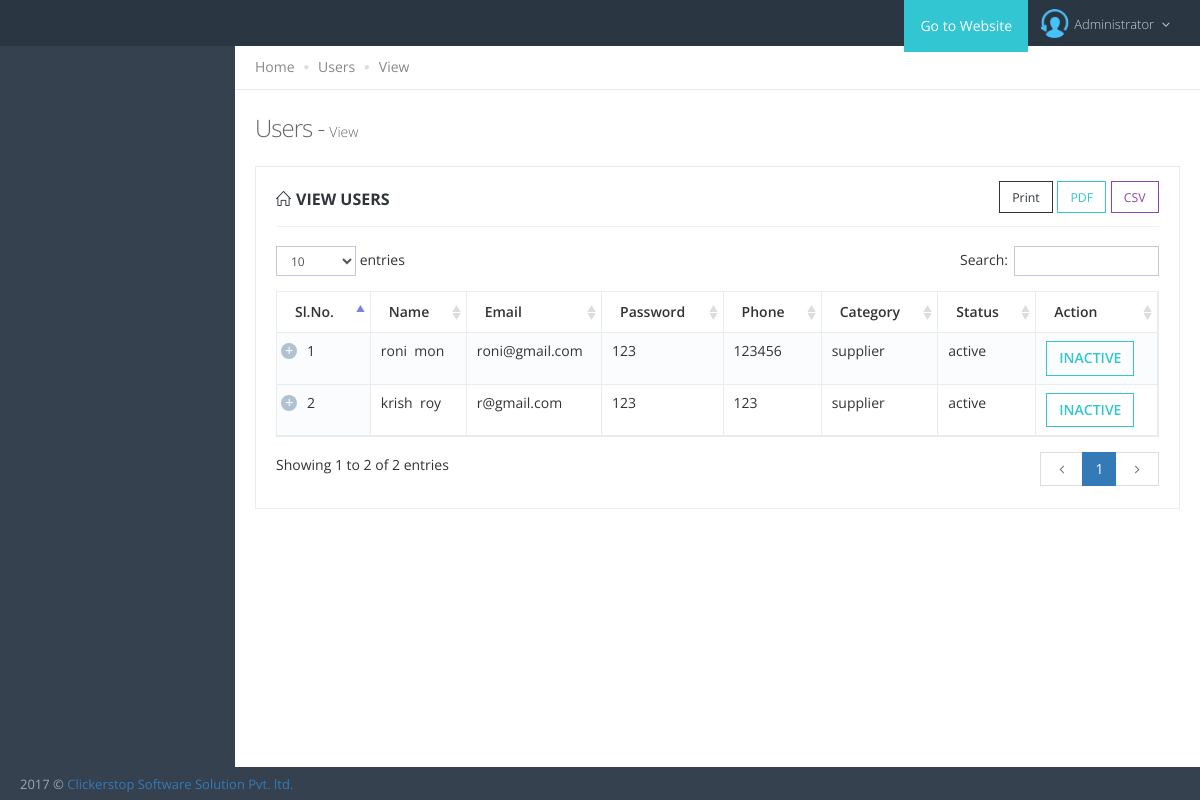
The app's page /admin/active_supplier.php with its own data.
### tables this page shows
CREATE TABLE IF NOT EXISTS `users` (
  `id` int(255) NOT NULL AUTO_INCREMENT,
  `fname` varchar(255) NOT NULL,
  `lname` varchar(255) NOT NULL,
  `phone` varchar(255) NOT NULL,
  `email` varchar(255) NOT NULL,
  `password` varchar(255) NOT NULL,
  `category` varchar(255) NOT NULL,
  `status` enum('active','inactive','pending') NOT NULL,
  `user_type` enum('admin','supplier','rental') NOT NULL,
  PRIMARY KEY (`id`)
);

### admin/active_supplier.php (the view, shortened to what this page needs)
<?php
include('config.php');
?>
<!DOCTYPE html>
<html lang="en">
    <head>
        <?php include('metalinks.php'); ?>
	</head>
    <body class="page-header-fixed page-sidebar-closed-hide-logo page-content-white">
        <?php include('header.php'); ?>
        <div class="page-container">
            <?php include('sidebar.php'); ?>
            <div class="page-content-wrapper">
                <div class="page-content">
                    <div class="page-bar">
                        <ul class="page-breadcrumb">
                            <li>
                                <a href="index.html">Home</a>
                                <i class="fa fa-circle"></i>
                            </li>
                            <li>
                                <a href="#">Users</a>
                                <i class="fa fa-circle"></i>
                            </li>
                            <li>
                                <span>View</span>
                            </li>
                        </ul>
                    </div>
                    <h3 class="page-title"> Users -
                        <small>View</small>
                    </h3>
                    <div class="row">
                        <div class="col-md-12">
                            <div class="portlet light bordered">
                                <div class="portlet-title">
                                    <div class="caption font-dark">
                                        <i class="icon-home font-dark"></i>
                                        <span class="caption-subject bold uppercase">View Users</span>
                                    </div>
                                </div>
                                <div class="portlet-body">
                                    <table class="table table-striped table-bordered table-hover dt-responsive" width="100%" id="sample_1">
                                        <thead>
                                            <tr>
												<th >Sl.No.</th>
                                                <th >Name</th>
                                                <th >Email</th>
												<th >Password</th>
												<th >Phone</th>
												<th >Category</th>
												<th >Status</th>
												<th >Action</th>
                                            </tr>
                                        </thead>
										<tbody id="all_data">
										<?php
												$i= 1;
												$query = mysqli_query($mysqli,"select * from users where user_type !='admin'and user_type='supplier' and status='active'");
												while($fetch_details = mysqli_fetch_array($query))
												{
												?>
											<tr>
												<td><?php echo $i;?></td>
												<td><?php echo $fetch_details['fname'];?>&nbsp;&nbsp;<?php echo $fetch_details['lname'];?></td>
												<td><?php echo $fetch_details['email'];?></td>
												<td><?php echo $fetch_details['password'];?></td>
												<td><?php echo $fetch_details['phone'];?></td>
												<td><?php echo $fetch_details['category'];?></td>
												<td><?php echo $fetch_details['status'];?></td>
												<td>
												<?php
												$function = "change_status('".$fetch_details['id']."','".$fetch_details['status']."')";
												?>
													<button class="btn green btn-outline sbold uppercase" onclick="<?php echo $function;?>"><?php echo (($fetch_details['status']=='active')?'inactive':'active');?></button>
												</td>
											</tr>
											<?php
											$i++;
												}
												?>
										</tbody>
                                    </table>
                                </div>
                            </div>
                        </div>
                    </div>
                </div>
            </div>
        </div>
        <?php include('footer.php') ?>
    </body>
</html>

### records on screen
users: fname "roni", lname "mon", email "roni@gmail.com", password "123", phone "123456", category "supplier", status "active", shows "INACTIVE"
users: fname "krish", lname "roy", email "r@gmail.com", password "123", phone "123", category "supplier", status "active", shows "INACTIVE"
